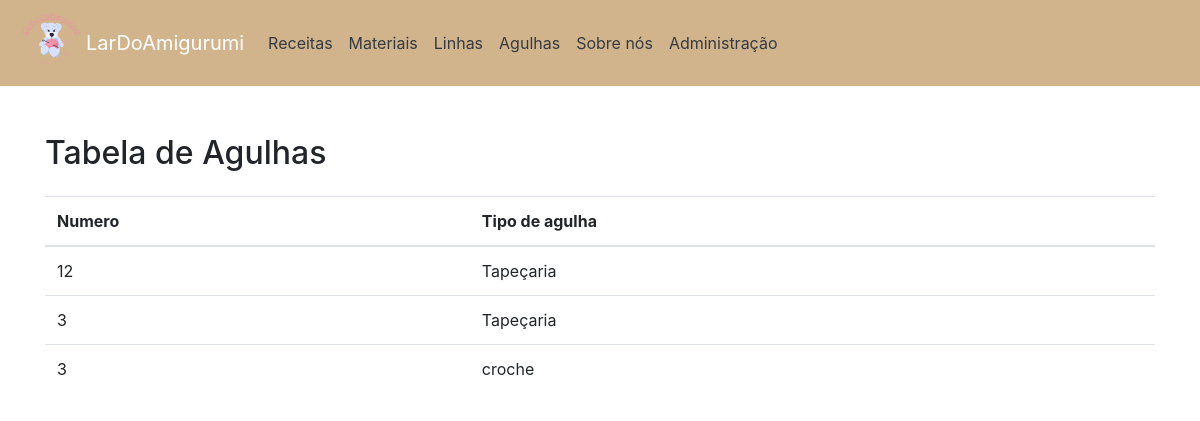
The page /agulhas/ on the database its author committed.
### app/models.py (models this page shows, shortened)
class Agulha(models.Model):
        numero = models.IntegerField(verbose_name="Numero da agulha")
        tipo_agulha = models.ForeignKey('Tipo_agulha', on_delete=models.CASCADE, verbose_name="Tipo_agulha")
        class Meta:
            verbose_name = "Agulha"
            verbose_name_plural = "Agulhas"

class Tipo_agulha(models.Model):
        nome = models.CharField(max_length=100, verbose_name="Nome")
        def __str__(self):
            return f"{self.nome}"
        class Meta:
            verbose_name = "Tipo_agulha"
            verbose_name_plural = "Tipo_agulhas"

### app/views.py (the view)
# urls.py: path('agulhas/', AgulhasView.as_view(), name='agulhas'),
class AgulhasView(View):
    def get(self, request, *args, **kwargs):
        agulha = Agulha.objects.all()
        return render(request, 'agulha.html', {'agulha': agulha})

### app/templates/agulha.html (shortened to what this page needs)
<!DOCTYPE html>
<html lang="pt-BR">
<head>
    {% load static %}
    <link rel="stylesheet" href="https://maxcdn.bootstrapcdn.com/bootstrap/4.5.2/css/bootstrap.min.css">
</head>
<body>
        <nav class="navbar navbar-expand-lg navbar-dark">
        <img src="{% static 'LARDOAMIGURUMI (2).png' %}" alt="a">
        <a class="navbar-brand" href="/">LarDoAmigurumi</a>
        <div class="collapse navbar-collapse" id="navbarNav">
            <ul class="navbar-nav">
                <li class="nav-item">
                    <a class="nav-link text-dark" href="/receitas/">Receitas</a>
                </li>
                <li class="nav-item">
                    <a class="nav-link text-dark" href="/materiais/">Materiais</a>
                </li>
                <li class="nav-item">
                    <a class="nav-link text-dark" href="/linhas/">Linhas</a>
                </li>
                <li class="nav-item">
                    <a class="nav-link text-dark" href="/agulhas/">Agulhas</a>
                </li>
                <li class="nav-item">
                    <a class="nav-link text-dark" href="/sobrenos/">Sobre nós</a>
                </li>
                     <a class="nav-link text-dark" href="/admin/">Administração</a>
            </ul>
        </div>
    </nav>
    <div class="container mt-5">
        <h2 class="mb-4">Tabela de Agulhas</h2>
        <table class="table">
            <thead>
                <tr>
                    <th scope="col">Numero</th>
                    <th scope="col">Tipo de agulha</th>
                </tr>
            </thead>
            <tbody>
                {% for agulha in agulha %}
                <tr>
                    <td>{{ agulha.numero }}</td>
                    <td>{{ agulha.tipo_agulha }}</td>
                </tr>
                {% endfor %}
            </tbody>
        </table>
    </div>
</body>
</html>

### app/templates/agulha.html (style rules this page uses)
.navbar { background-color: #D2B48C; }
.navbar img { height: 70px; }

### rows shown on the page
Agulha: numero "12", tipo_agulha "Tapeçaria"
Agulha: numero "3", tipo_agulha "Tapeçaria"
Agulha: numero "3", tipo_agulha "croche"
